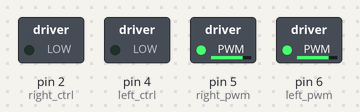
A sketch run on a simulated Arduino Uno, built with avr-gcc and run on an emulated ATmega328P. Parts: switched loads named in the sketch (green lamp = pin HIGH).

Above: at 0.05 s.
At 2.5 s:
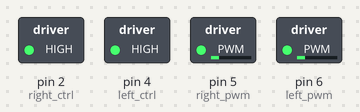
At 5.0 s:
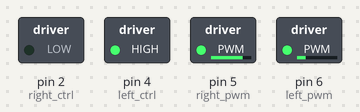
At 7.5 s:
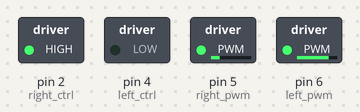
At 10.0 s:
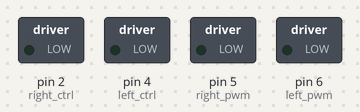
Timing chart, 0 to 13.0 s (numbered marks = the images above):
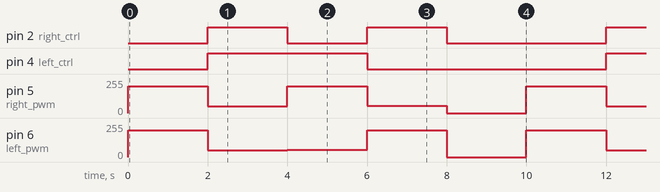

The sketch:

Project_06_Motor_Drive_And_Speed_Regulation.ino
```cpp
//*************************************************************************************
/*
 Project 06 Motor drive and speed regulation
 Motor moves forward, backward, left and right
*/
const int left_ctrl = 4;//定义左电机方向控制引脚D4
const int left_pwm = 6;//定义左电机速度控制引脚D6
const int right_ctrl = 2;//定义右电机方向控制引脚D2
const int right_pwm = 5;//定义右电机速度控制引脚D5

void setup()
{
  pinMode(left_ctrl,OUTPUT);//设置左电机方向控制引脚为输出
  pinMode(left_pwm,OUTPUT);//设置左电机pwm控制速度引脚为输出
  pinMode(right_ctrl,OUTPUT);//设置右电机方向控制引脚为输出
  pinMode(right_pwm,OUTPUT);//设置右电机pwm控制速度引脚为输出
}

void loop()
{
  //front
  digitalWrite(left_ctrl,LOW); //左电机方向控制引脚低电平
  analogWrite(left_pwm,200); //左电机PWM控制速度200
  digitalWrite(right_ctrl,LOW); //右电机方向控制引脚低电平
  analogWrite(right_pwm,200); //右电机PWM控制速度200
  delay(2000);//延时2秒

  //back
  digitalWrite(left_ctrl,HIGH); //左电机方向控制引脚高电平
  analogWrite(left_pwm,50); //左电机PWM控制速度50
  digitalWrite(right_ctrl,HIGH); //右电机方向控制引脚高电平
  analogWrite(right_pwm,50); //右电机PWM控制速度50
  delay(2000);//延时2秒

  //left
  digitalWrite(left_ctrl,HIGH); //左电机方向控制引脚高电平
  analogWrite(left_pwm,55); //左电机PWM控制速度55
  digitalWrite(right_ctrl,LOW); //右电机方向控制引脚低电平
  analogWrite(right_pwm,200); //右电机PWM控制速度200
  delay(2000);//延时2秒

  //right
  digitalWrite(left_ctrl,LOW); //左电机方向控制引脚低电平
  analogWrite(left_pwm,200); //左电机PWM控制速度200
  digitalWrite(right_ctrl,HIGH); //右电机方向控制引脚高电平
  analogWrite(right_pwm,55); //右电机PWM控制速度55
  delay(2000);//延时2秒

  //stop
  digitalWrite(left_ctrl,LOW);//左电机方向控制引脚低电平
  analogWrite(left_pwm,0);//左电机PWM控制速度0
  digitalWrite(right_ctrl,LOW);//右电机方向控制引脚低电平
  analogWrite(right_pwm,0);//右电机PWM控制速度0
  delay(2000);//延时2秒
}
//*************************************************************************************
```

Measured:
- by itself, pin 2 (right_ctrl): repeats every 10.0 s: LOW 2.0 s, HIGH 2.0 s, LOW 4.0 s, HIGH 2.0 s
- by itself, pin 4 (left_ctrl): alternates HIGH for 4.0 s and LOW for 6.0 s
- by itself, pin 5 (right_pwm): repeats every 10.0 s: 50/255 2.0 s, 200/255 2.0 s, 55/255 2.0 s, 0/255 2.0 s, 200/255 2.0 s
- by itself, pin 6 (left_pwm): repeats every 10.0 s: 50/255 2.0 s, 55/255 2.0 s, 200/255 2.0 s, 0/255 2.0 s, 200/255 2.0 s
